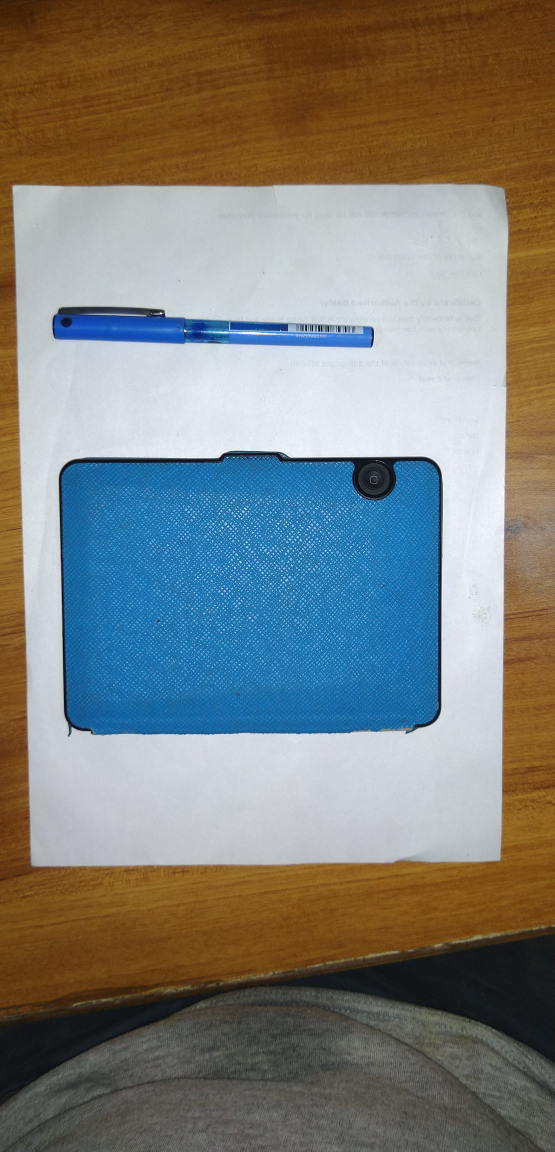
#> input picture SampleImage.jpg, 2218 x 4608 px (shown at 1/4 size)
$ python -i scratch_10.py   (imports and definitions only)
#> lines starting #> are read from the running program, lines starting #| are printed output that depends on the picture; after the words box and inside, x2 and y2 are one past the last pixel; in counts of white or black regions, pixels touching at a corner belong together
#> further down, picture is the input picture: shape (4608, 2218, 3); mean B, G, R 121.2, 126.8, 125
import cv2
import numpy as np
import matplotlib.pyplot as plt

def getContours(img,cThr = [100,100],showCanny = False,minArea = 10,filter = 0,draw = False):
    #converting image to grayscale
#> called with showCanny = False, minArea = 10, filter = 0, draw = False
    imgGray = cv2.cvtColor(img,cv2.COLOR_BGR2GRAY)
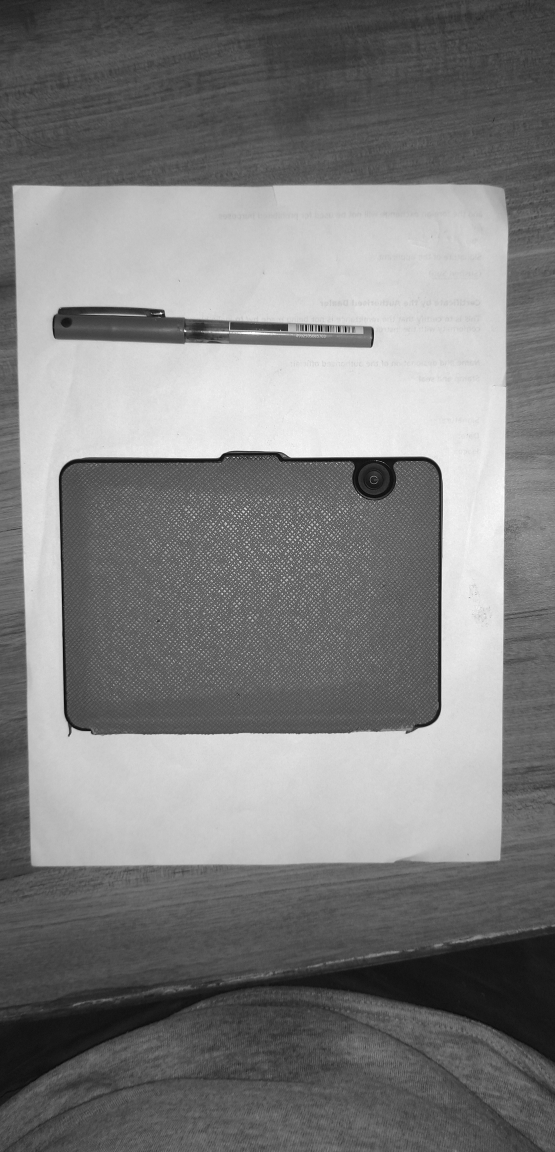
#> imgGray: shape (4608, 2218) (shown at 1/4 size); min 0, max 255, mean 125.7

    #blurring the image,ksize =(5,5) and sigmaX = 1
    imgBlur = cv2.blur(imgGray,(5,5),0)

    #it is canny edge detection which is used
    imgCanny = cv2.Canny(imgBlur, cThr[0], cThr[1],apertureSize=3)
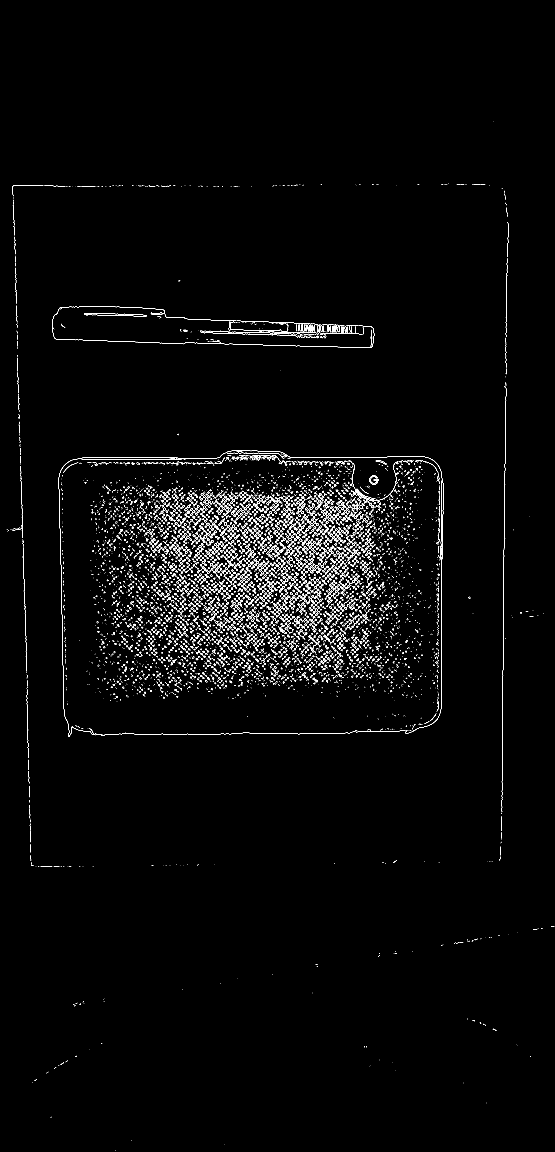
#> imgCanny: shape (4608, 2218) (shown at 1/4 size); 1.2% white in thin lines or dots, all inside (x1, y1, x2, y2) = (27, 484, 2217, 4604)
    imgCanny = cv2.resize(imgCanny, (600,600))
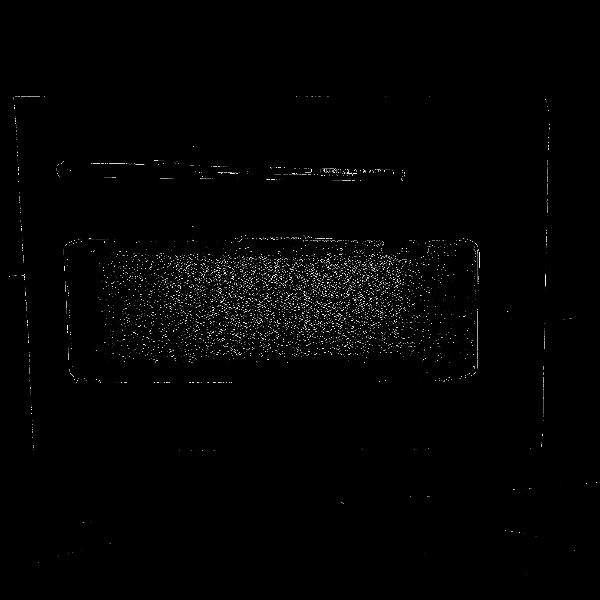
#> imgCanny: shape (600, 600); min 0, max 255, mean 2.9
    #findingcontours of the image
    cont, hierarchy = cv2.findContours(imgCanny, cv2.RETR_EXTERNAL, cv2.CHAIN_APPROX_NONE)
#> cont = 2570 contours, 2561 with area under 20; largest, box (x1, y1, x2, y2) and area: (322, 168, 357, 176) 68, (221, 265, 256, 293) 62, (357, 259, 388, 273) 62, (304, 262, 332, 289) 53, (338, 276, 357, 303) 38
    #As i am not getting proper contour encircling the image,
    #I draw lines from various small contours
    lines = cv2.HoughLinesP(imgCanny, 1, np.pi / 2, 50, None, 5, 50)
#> lines = 97 rows, first 6: [113, 271, 413, 271], [64, 267, 479, 267], [23, 261, 479, 261], [131, 278, 478, 278], [65, 283, 419, 283], [99, 299, 475, 299]
    point_y_max = 0  # maximum of y
    point_y_min = 1000  # minimum of y
    min = []    #array storing values of point_y_min
    mit = []    #array storing values of point_y_max
    if lines is not None:
        for i in range(0, len(lines)):
            l = lines[i][0]
            if point_y_max < l[1]:
                point_y_max = l[1]
            if point_y_min > l[1]:
                point_y_min = l[1]
#> this loop made 97 passes
#> (l, point_y_max, point_y_min) on pass 1: ([113, 271, 413, 271], 271, 271)
#> (l, point_y_max) on passes 4, 5, 6, 13, 15, 53: ([131, 278, 478, 278], 278), ([65, 283, 419, 283], 283), ([99, 299, 475, 299], 299), ([123, 314, 477, 314], 314), ([127, 322, 477, 322], 322), ([28, 335, 390, 335], 335)
#> after the loop, point_y_max = 382; point_y_min = 172
        y_mo = point_y_min + 30
#> y_mo = 202
        y_mi = point_y_min - 20
#> y_mi = 152
        print(y_mi, y_mo)
#| 152 202
        for i in range(0, len(lines)):
            l = lines[i][0]
            if l[1] in range(y_mi, y_mo):
                mit.append(l[0])
            if l[3] in range(y_mi, y_mo):
                mit.append(l[2])
#> this loop made 97 passes
#> l on passes 1 to 12: [113, 271, 413, 271], [64, 267, 479, 267], [23, 261, 479, 261], [131, 278, 478, 278], [65, 283, 419, 283], [99, 299, 475, 299], [104, 275, 477, 275], [116, 276, 478, 276], [23, 264, 479, 264], [65, 285, 421, 285], [109, 294, 435, 294], [118, 289, 424, 289]
#> after the loop, mit = [195, 239, 221, 404]
        y_more = point_y_max + 30
#> y_more = 412
        y_min = point_y_max - 20
#> y_min = 362
        for i in range(0, len(lines)):
            l = lines[i][0]
            if l[1] in range(y_min,y_more):
                min.append(l[0])
            if l[3] in range(y_min,y_more):
                min.append(l[2])
#> after the loop, min = [73, 231]
        point1 = np.min(mit), point_y_min
#> point1 = (195, 172)
        point2 = np.max(mit), point_y_min
#> point2 = (404, 172)
        point3 = np.min(min),point_y_max
#> point3 = (73, 382)
        point4 = np.max(min),point_y_max
#> point4 = (231, 382)

        cv2.line(img, (point1), (point2), (255, 0, 255), 3, cv2.LINE_AA)
        cv2.line(img, (point3), (point4), (255, 0, 255), 3, cv2.LINE_AA)

        if (point2[0]-point1[0] == point4[0] - point3[0]):
            img = cv2.putText(img,"Centre",(300,300),cv2.FONT_HERSHEY_SIMPLEX,1,(0,0,255),2,cv2.LINE_AA)
        print("1 point",point1,point2,point3,point4)
#| 1 point (195, 172) (404, 172) (73, 382) (231, 382)

    return img

>>> import cv2
>>> picture = cv2.imread('SampleImage.jpg')
>>> result = getContours(picture)
